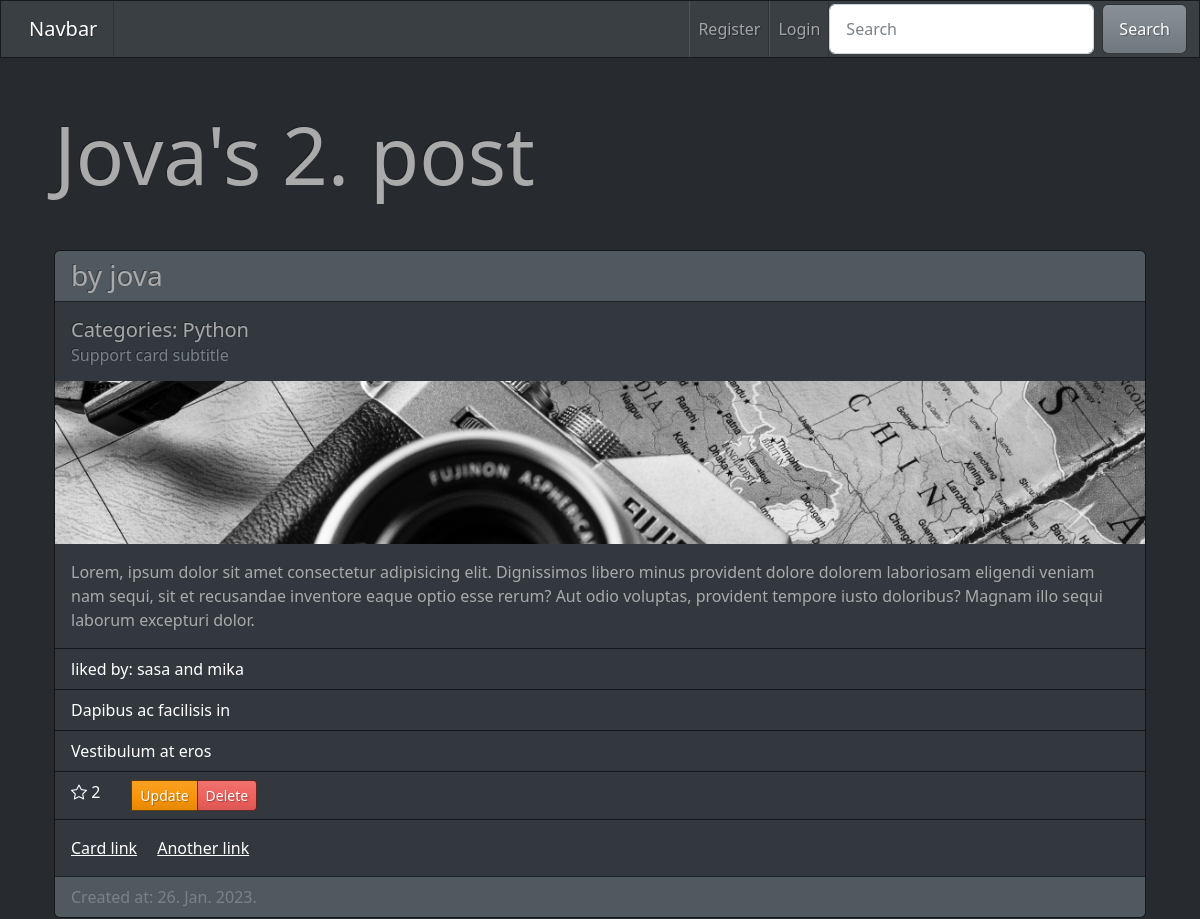
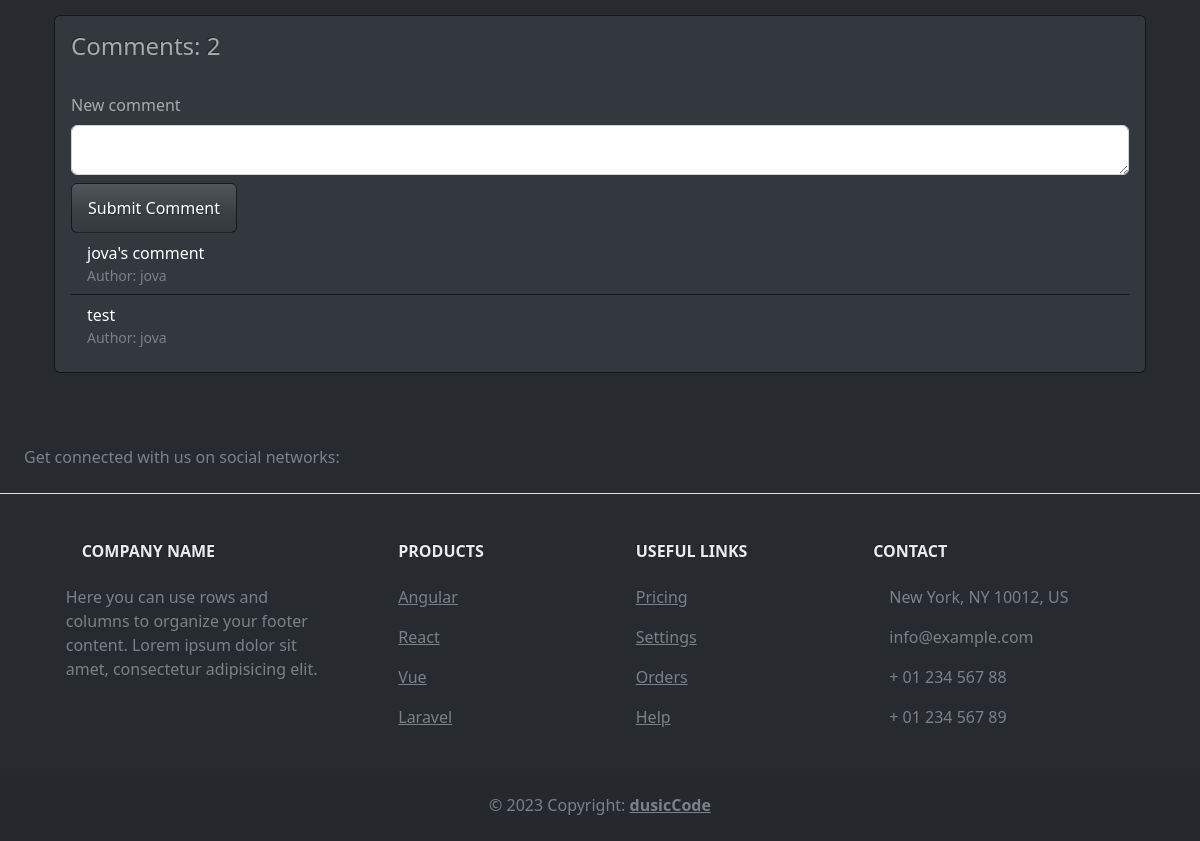
The app's page /post.3 with its own data (2 pictures, top to bottom).
### app.py (models this page shows, shortened)
class Post(db.Model):
    id = db.Column(db.Integer, primary_key=True)
    title = db.Column(db.String(120), nullable=False)
    content = db.Column(db.Text, nullable=False)
    author_id = db.Column(db.Integer, db.ForeignKey('user.id'), nullable=False)
    categories = db.relationship('Category', secondary='post_categories', backref='posts')
    likes = db.relationship('Like', backref='post', lazy=True)
    comments = db.relationship('Comment', cascade='all,delete', backref='post', lazy=True)
    created_at = db.Column(db.DateTime, nullable=False, default=datetime.utcnow)

class User(db.Model, UserMixin):
    id = db.Column(db.Integer, primary_key=True)
    username = db.Column(db.String(80), unique=True, nullable=False)
    email = db.Column(db.String(120), unique=True, nullable=False)
    password = db.Column(db.String(120), nullable=False)
    posts = db.relationship('Post', backref='author', lazy=True)
    comments = db.relationship('Comment', backref='author', lazy=True)
    joined_at = db.Column(db.DateTime, nullable=False, default=datetime.utcnow)

class Category(db.Model):
    id = db.Column(db.Integer, primary_key=True)
    name = db.Column(db.String(80), unique=True, nullable=False)
    post_categories = db.Table('post_categories',
    db.Column('post_id', db.Integer, db.ForeignKey('post.id'), primary_key=True),
    db.Column('category_id', db.Integer, db.ForeignKey('category.id'), primary_key=True))
    created_at = db.Column(db.DateTime, nullable=False, default=datetime.utcnow)

class Comment(db.Model):
    id = db.Column(db.Integer, primary_key=True)
    content = db.Column(db.Text, nullable=False)
    author_id = db.Column(db.Integer, db.ForeignKey('user.id'), nullable=False)
    post_id = db.Column(db.Integer, db.ForeignKey('post.id'), nullable=False)
    created_at = db.Column(db.DateTime, nullable=False, default=datetime.utcnow)

### app.py (the view)
@app.route('/post.<int:post_id>')
def post_details(post_id):
    post = Post.query.get(post_id)
    likes = post.likes
    users = [like.user for like in likes]
    comments = Comment.query.filter_by(post_id=post_id).all()
    return render_template('post-details.html', post=post, user=current_user, comments=comments, users=users)

### templates/post-details.html (shortened to what this page needs)
{% extends 'base.html' %}
{% block context %}
<div class="container">
    <div class="row">
        <div class="col">
            <h1 class="display-1 my-5">{{ post.title }}</h1>
            <div class="card mb-3">
              <h3 class="card-header">by {{ post.author.username }}</h3>
                <div class="card-body">
                  <h5 class="card-title">Categories: {% for cat in post.categories %} {{ cat.name }}{% if not loop.last %}{% if loop.index == loop.length - 2 %}, {% else %} and {%  endif %}{% endif %}{% endfor %}</h5>
                  <h6 class="card-subtitle text-muted">Support card subtitle</h6>
                </div>
                <div class="card-image">
                  <image src="{{url_for('static',filename = 'images/ban.jpg')}}" width="100%" >
                  </div>
                <div class="card-body">
                  <p class="card-text">{{ post.content }}</p>
                </div>
                <ul class="list-group list-group-flush">
                  <li class="list-group-item">liked by:    {% for user in users %}
                    {{ user.username }}{% if not loop.last %}{% if loop.index == loop.length - 2 %}, {% else %} and {% endif %}{% endif %}
                    {% endfor %}</li>
                  <li class="list-group-item">Dapibus ac facilisis in</li>
                  <li class="list-group-item">Vestibulum at eros</li>
                  <div class="d-flex">
                    <a href="{{ url_for('like_post', post_id=post.id, page='post_details') }}" class="card-text mt-2 ms-3" style="text-decoration: none;"><i class="bi bi-star"></i> {{ post.likes|count }}</br>
                  <div class="btn-group my-2 me-auto ms-3" role="group" aria-label="Basic example">
                    <a href="{{ url_for('update_post', post_id=post.id, page='post_details') }}" class="btn btn-sm btn-warning">Update</a>
                    <a href="{{ url_for('delete_post', post_id=post.id) }}" class="btn btn-sm btn-danger" onClick="return confirm('Are you sure!')">Delete</a>
                  </div>
                    </div>
                </ul>
                <div class="card-body">
                  <a href="#" class="card-link">Card link</a>
                  <a href="#" class="card-link">Another link</a>
                </div>
                <div class="card-footer text-muted">
                    Created at: {{ post.created_at.strftime('%d. %b. %Y.') }}
                 </div>
              </div>
              <div class="card mb-5">
                <div class="card-body">
                  <h4 class="card-title">Comments: {{ comments|count }}</h4>
                  <form method="POST" action="{{ url_for('add_comment', post_id=post.id) }}">
                    <div class="form-group">
                        <label for="content" class="form-label mt-4">New comment</label>
                        <textarea class="form-control" id="content" name="content" rows="1"></textarea>
                      </div>
                    <input class="btn btn-primary mt-2" type="submit" value="Submit Comment">
                </form>
                    <ul class="list-group list-group-flush">
                      {% for com in comments %}
                      <li class="list-group-item">{{ com.content }}
                        <div class="d-flex">
                          <small class="text-muted">Author: {{ com.author.username }}
                          </small>
                        </div>
                      </li>
                      {% endfor %}
                    </ul>
                </div>
              </div>
        </div>
    </div>
</div>
{% endblock %}

### records on screen
Post: title "Jova's 2. post", content "Lorem, ipsum dolor sit amet consectetur adipisicing elit. Dignissimos libero minus provident dolore dolorem laboriosam eligendi veniam nam sequi, sit et recusandae inventore eaque optio esse rerum? Aut odio voluptas, provident tempore iusto doloribus? Magnam illo sequi laborum excepturi dolor.", created_at "26. Jan. 2023."
User: author.username "jova"
Category: name "Python"
User: username "sasa", shows "and"
User: username "mika"
Comment: content "jova's comment", author.username "jova"
Comment: content "test", author.username "jova"

### other values on screen
{{ post.likes|count }} "2"
{{ comments|count }} "2"
